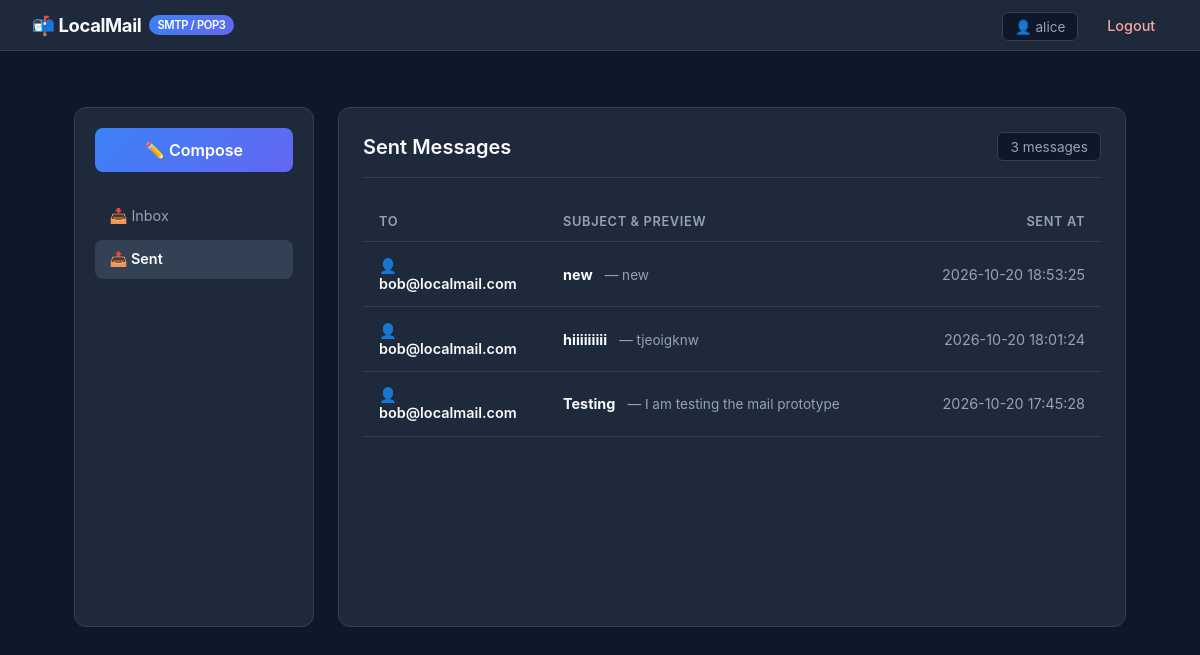
/sent (signed in), run on the app's committed database.
### tables this page shows
CREATE TABLE emails (
    id INTEGER PRIMARY KEY AUTOINCREMENT,
    sender TEXT NOT NULL,
    recipient TEXT NOT NULL,
    subject TEXT,
    body TEXT,
    timestamp DATETIME DEFAULT CURRENT_TIMESTAMP,
    folder TEXT NOT NULL CHECK(folder IN ('inbox', 'sent')),
    category TEXT DEFAULT 'Unclassified',
    is_read INTEGER DEFAULT 0 CHECK(is_read IN (0, 1))
, mailbox_id INTEGER);

### app.py (the view)
@app.route('/sent')
@login_required
def sent():
    account = _current_account()
    if account is None:
        session.clear()
        flash('Please log in again to access your mailbox.', 'warning')
        return redirect(url_for('login'))
    conn = get_db_connection()
    try:
        emails = conn.execute(
            '''
            SELECT * FROM emails
            WHERE sender IN (?, ?) AND folder = 'sent'
            ORDER BY timestamp DESC
            ''',
            (account['username'], account['email']),
        ).fetchall()
    finally:
        conn.close()
    return render_template('sent.html', emails=emails)

### app.py (called while the page is built)
def _current_account():
    return get_account_by_id(session['user_id'])

def login_required(view):
    @functools.wraps(view)
    def wrapped_view(**kwargs):
        if 'user_id' not in session:
            flash('Please log in first to access this page.', 'warning')
            return redirect(url_for('login'))
        return view(**kwargs)
    return wrapped_view

### db.py (called while the page is built)
def get_db_connection():
    INSTANCE_DIR.mkdir(parents=True, exist_ok=True)
    conn = sqlite3.connect(DB_NAME)
    conn.row_factory = sqlite3.Row
    conn.execute("PRAGMA foreign_keys = ON")
    return conn

def get_account_by_id(user_id: int):
    conn = get_db_connection()
    try:
        row = conn.execute(
            "SELECT id, username, email, password_hash FROM users WHERE id = ?",
            (user_id,),
        ).fetchone()
        return dict(row) if row else None
    finally:
        conn.close()

### templates/sent.html (shortened to what this page needs)
{% extends 'base.html' %}
{% block content %}
<div class="mail-layout">
    <aside class="mail-sidebar">
        <a href="{{ url_for('compose') }}" class="btn-compose">✏️ Compose</a>
        <div class="sidebar-nav">
            <a href="{{ url_for('inbox') }}">📥 Inbox</a>
            <a href="{{ url_for('sent') }}" class="active">📤 Sent</a>
        </div>
    </aside>
    <section class="mail-content">
        <div class="mail-header">
            <h2>Sent Messages</h2>
            <span class="user-tag">{{ emails|length }} message{{ 's' if emails|length != 1 else '' }}</span>
        </div>
        {% if emails and emails|length > 0 %}
            <table class="email-table">
                <thead>
                    <tr>
                        <th>To</th>
                        <th>Subject & Preview</th>
                        <th style="text-align: right;">Sent At</th>
                    </tr>
                </thead>
                <tbody>
                    {% for email in emails %}
                        <tr class="email-row" onclick="toggleDetails('email-detail-{{ email.id }}')">
                            <td class="email-recipient">
                                👤 {{ email.recipient }}
                            </td>
                            <td class="email-subject">
                                <strong>{{ email.subject or '(No Subject)' }}</strong>
                                <span class="email-preview">— {{ email.body[:65] }}{% if email.body|length > 65 %}...{% endif %}</span>
                            </td>
                            <td class="email-date">{{ email.timestamp }}</td>
                        </tr>
                    {% endfor %}
                </tbody>
            </table>
        {% endif %}
    </section>
</div>
{% endblock %}

### static/style.css (style rules this page uses)
:root { --bg-main: #0f172a; --bg-card: #1e293b; --bg-card-hover: #334155; --border-color: #334155; --text-primary: #f8fafc; --text-muted: #94a3b8; --primary: #3b82f6; --primary-hover: #2563eb; --accent: #6366f1; --success: #10b981; --warning: #f59e0b; --danger: #ef4444; --font-family: -apple-system, BlinkMacSystemFont, "Segoe UI", Roboto, Helvetica, Arial, sans-serif; }
* { box-sizing: border-box; margin: 0; padding: 0; }
body { background-color: var(--bg-main); color: var(--text-primary); font-family: var(--font-family); min-height: 100vh; display: flex; flex-direction: column; }
.user-tag { font-size: 0.85rem; color: var(--text-muted); background: #0f172a; padding: 0.35rem 0.75rem; border-radius: 6px; border: 1px solid var(--border-color); }
.mail-layout { display: grid; grid-template-columns: 240px 1fr; gap: 1.5rem; min-height: 520px; }
.mail-sidebar { background-color: var(--bg-card); border: 1px solid var(--border-color); border-radius: 12px; padding: 1.25rem; display: flex; flex-direction: column; gap: 0.5rem; }
.btn-compose { display: block; text-align: center; background: linear-gradient(135deg, var(--primary), var(--accent)); color: white; padding: 0.75rem 1rem; border-radius: 8px; font-weight: 600; text-decoration: none; margin-bottom: 1rem; transition: opacity 0.2s ease; }
.sidebar-nav { display: flex; flex-direction: column; gap: 0.3rem; }
.sidebar-nav a { display: flex; justify-content: space-between; align-items: center; color: var(--text-muted); text-decoration: none; padding: 0.65rem 0.9rem; border-radius: 8px; font-size: 0.9rem; transition: all 0.2s ease; }
.sidebar-nav a:hover, .sidebar-nav a.active { background-color: var(--bg-card-hover); color: var(--text-primary); font-weight: 600; }
.mail-content { background-color: var(--bg-card); border: 1px solid var(--border-color); border-radius: 12px; padding: 1.5rem; }
.mail-header { border-bottom: 1px solid var(--border-color); padding-bottom: 1rem; margin-bottom: 1.5rem; display: flex; justify-content: space-between; align-items: center; }
.mail-header h2 { font-size: 1.25rem; font-weight: 600; }
.email-table { width: 100%; border-collapse: collapse; }
.email-table th { text-align: left; padding: 0.75rem 1rem; font-size: 0.8rem; font-weight: 600; text-transform: uppercase; letter-spacing: 0.05em; color: var(--text-muted); border-bottom: 1px solid var(--border-color); }
.email-row { border-bottom: 1px solid var(--border-color); transition: background-color 0.15s ease; cursor: pointer; }
.email-row td { padding: 0.9rem 1rem; font-size: 0.9rem; vertical-align: middle; }
.email-recipient, .email-sender { font-weight: 600; color: var(--text-primary); width: 20%; }
.email-subject { color: var(--text-primary); width: 45%; }
.email-preview { color: var(--text-muted); font-size: 0.85rem; font-weight: normal; margin-left: 0.5rem; }
.email-date { color: var(--text-muted); font-size: 0.8rem; text-align: right; white-space: nowrap; width: 20%; }

### data on the page
emails: recipient "bob@localmail.com", subject "new", body "new", timestamp "2026-10-20 18:53:25"
emails: recipient "bob@localmail.com", subject "hiiiiiiiii", body "tjeoigknw", timestamp "2026-10-20 18:01:24"
emails: recipient "bob@localmail.com", subject "Testing", body "I am testing the mail prototype", timestamp "2026-10-20 17:45:28"

### other printed values
{{ session.get('username') }} "alice"
{{ emails|length }} "3"
{{ 's' if emails|length != 1 else '' }} "s"
